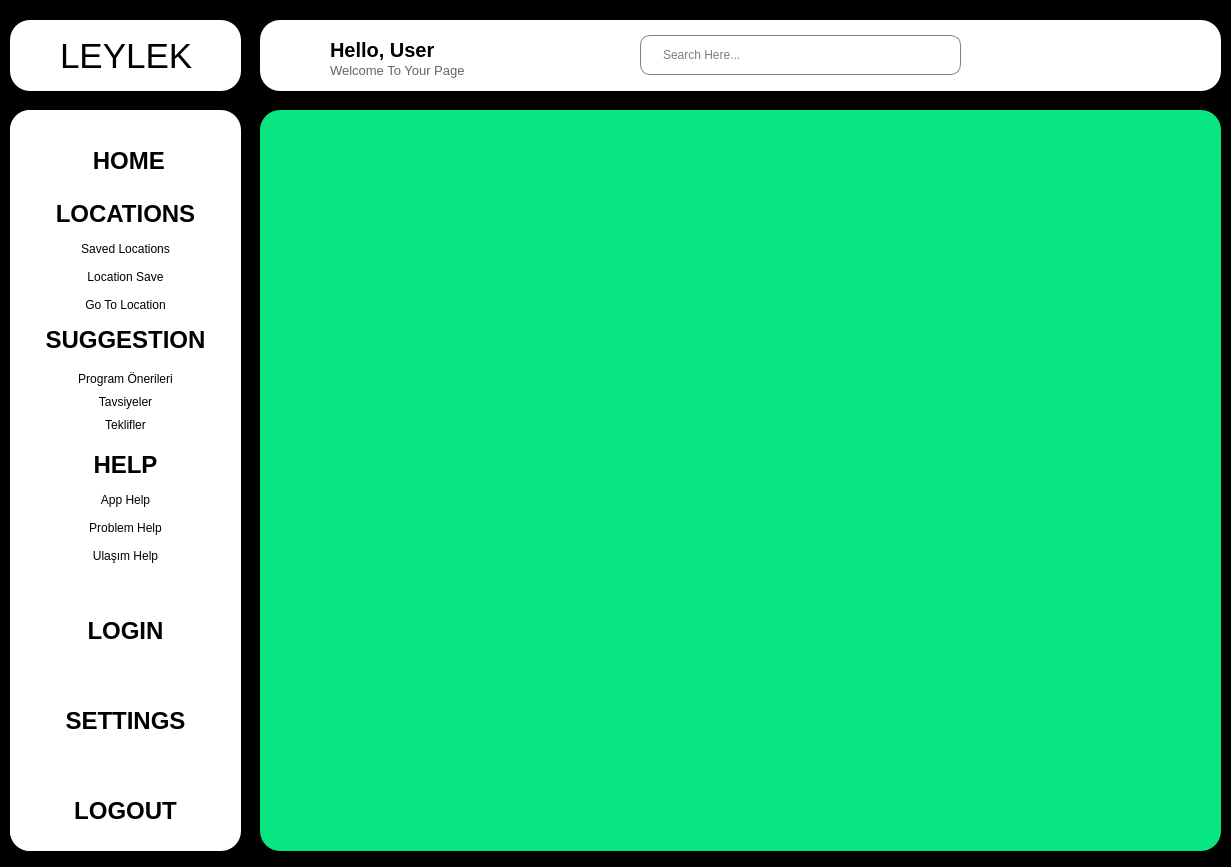
<?xml version="1.0" encoding="UTF-8"?>
<ui version="4.0">
 <class>MainWindow</class>
 <widget class="QMainWindow" name="MainWindow">
  <property name="geometry">
   <rect>
    <x>0</x>
    <y>0</y>
    <width>1231</width>
    <height>867</height>
   </rect>
  </property>
  <property name="windowTitle">
   <string>MainWindow</string>
  </property>
  <property name="styleSheet">
   <string notr="true">background-color: rgb(0, 0, 0);</string>
  </property>
  <widget class="QWidget" name="centralwidget">
   <widget class="QWidget" name="icon_only_widget" native="true">
    <property name="geometry">
     <rect>
      <x>10</x>
      <y>110</y>
      <width>91</width>
      <height>741</height>
     </rect>
    </property>
    <property name="styleSheet">
     <string notr="true">QWidget{
	background-color: rgb(255, 255, 255);
	border-radius: 20px;
}</string>
    </property>
    <widget class="QPushButton" name="home_qpushbuttosmall">
     <property name="geometry">
      <rect>
       <x>10</x>
       <y>10</y>
       <width>71</width>
       <height>81</height>
      </rect>
     </property>
     <property name="text">
      <string/>
     </property>
     <property name="icon">
      <iconset resource="resources.qrc">
       <normaloff>:/Icons/home.svg</normaloff>:/Icons/home.svg</iconset>
     </property>
     <property name="iconSize">
      <size>
       <width>48</width>
       <height>48</height>
      </size>
     </property>
    </widget>
    <widget class="QPushButton" name="location_qpushbuttosmall">
     <property name="geometry">
      <rect>
       <x>10</x>
       <y>110</y>
       <width>71</width>
       <height>81</height>
      </rect>
     </property>
     <property name="text">
      <string/>
     </property>
     <property name="icon">
      <iconset resource="resources.qrc">
       <normaloff>:/Icons/adresssvg.svg</normaloff>:/Icons/adresssvg.svg</iconset>
     </property>
     <property name="iconSize">
      <size>
       <width>48</width>
       <height>48</height>
      </size>
     </property>
    </widget>
    <widget class="QPushButton" name="help_qpushbuttosmall">
     <property name="geometry">
      <rect>
       <x>10</x>
       <y>290</y>
       <width>71</width>
       <height>81</height>
      </rect>
     </property>
     <property name="text">
      <string/>
     </property>
     <property name="icon">
      <iconset resource="resources.qrc">
       <normaloff>:/Icons/help.svg</normaloff>:/Icons/help.svg</iconset>
     </property>
     <property name="iconSize">
      <size>
       <width>48</width>
       <height>48</height>
      </size>
     </property>
    </widget>
    <widget class="QPushButton" name="suggestion_qpushbuttosmall">
     <property name="geometry">
      <rect>
       <x>10</x>
       <y>200</y>
       <width>71</width>
       <height>81</height>
      </rect>
     </property>
     <property name="text">
      <string/>
     </property>
     <property name="icon">
      <iconset resource="resources.qrc">
       <normaloff>:/Icons/suggestion1.png</normaloff>:/Icons/suggestion1.png</iconset>
     </property>
     <property name="iconSize">
      <size>
       <width>48</width>
       <height>48</height>
      </size>
     </property>
    </widget>
    <widget class="QPushButton" name="login_qpushbuttosmall">
     <property name="geometry">
      <rect>
       <x>10</x>
       <y>480</y>
       <width>71</width>
       <height>81</height>
      </rect>
     </property>
     <property name="text">
      <string/>
     </property>
     <property name="icon">
      <iconset resource="resources.qrc">
       <normaloff>:/Icons/login.svg</normaloff>:/Icons/login.svg</iconset>
     </property>
     <property name="iconSize">
      <size>
       <width>48</width>
       <height>48</height>
      </size>
     </property>
    </widget>
    <widget class="QPushButton" name="settings_qpushbuttosmall">
     <property name="geometry">
      <rect>
       <x>10</x>
       <y>570</y>
       <width>71</width>
       <height>81</height>
      </rect>
     </property>
     <property name="text">
      <string/>
     </property>
     <property name="icon">
      <iconset resource="resources.qrc">
       <normaloff>:/Icons/gear-solid.svg</normaloff>:/Icons/gear-solid.svg</iconset>
     </property>
     <property name="iconSize">
      <size>
       <width>48</width>
       <height>48</height>
      </size>
     </property>
    </widget>
    <widget class="QPushButton" name="logout_qpushbuttosmall">
     <property name="geometry">
      <rect>
       <x>10</x>
       <y>660</y>
       <width>71</width>
       <height>81</height>
      </rect>
     </property>
     <property name="text">
      <string/>
     </property>
     <property name="icon">
      <iconset resource="resources.qrc">
       <normaloff>:/Icons/loguot.svg</normaloff>:/Icons/loguot.svg</iconset>
     </property>
     <property name="iconSize">
      <size>
       <width>48</width>
       <height>48</height>
      </size>
     </property>
    </widget>
   </widget>
   <widget class="QWidget" name="main_screen_widget" native="true">
    <property name="geometry">
     <rect>
      <x>260</x>
      <y>110</y>
      <width>961</width>
      <height>741</height>
     </rect>
    </property>
    <property name="styleSheet">
     <string notr="true">background-color: rgb(156, 155, 155);
background-color: rgb(9, 229, 130);
border-radius: 20px;</string>
    </property>
    <widget class="QStackedWidget" name="stackedWidget">
     <property name="geometry">
      <rect>
       <x>10</x>
       <y>10</y>
       <width>941</width>
       <height>721</height>
      </rect>
     </property>
     <property name="mouseTracking">
      <bool>false</bool>
     </property>
     <property name="tabletTracking">
      <bool>false</bool>
     </property>
     <property name="autoFillBackground">
      <bool>false</bool>
     </property>
     <property name="currentIndex">
      <number>5</number>
     </property>
     <widget class="QWidget" name="home_page"/>
     <widget class="QWidget" name="locations_page"/>
     <widget class="QWidget" name="suggestion_page"/>
     <widget class="QWidget" name="help_page"/>
     <widget class="QWidget" name="login_page"/>
     <widget class="QWidget" name="settings_page"/>
    </widget>
   </widget>
   <widget class="QWidget" name="header_widget" native="true">
    <property name="geometry">
     <rect>
      <x>260</x>
      <y>20</y>
      <width>961</width>
      <height>71</height>
     </rect>
    </property>
    <property name="styleSheet">
     <string notr="true">QWidget{
	background-color: rgb(255, 255, 255);
	border-radius: 20px;
}</string>
    </property>
    <widget class="QLineEdit" name="search_bar">
     <property name="geometry">
      <rect>
       <x>380</x>
       <y>15</y>
       <width>321</width>
       <height>40</height>
      </rect>
     </property>
     <property name="styleSheet">
      <string notr="true">QLineEdit{
	padding-left:20px;
	border: 1px solid gray;
	border-radius: 10px;
}</string>
     </property>
     <property name="placeholderText">
      <string>Search Here...</string>
     </property>
    </widget>
    <widget class="QPushButton" name="pushButton">
     <property name="geometry">
      <rect>
       <x>20</x>
       <y>15</y>
       <width>40</width>
       <height>40</height>
      </rect>
     </property>
     <property name="styleSheet">
      <string notr="true">border:none;</string>
     </property>
     <property name="text">
      <string/>
     </property>
     <property name="icon">
      <iconset resource="resources.qrc">
       <normaloff>:/Icons/bars-solid.svg</normaloff>:/Icons/bars-solid.svg</iconset>
     </property>
     <property name="iconSize">
      <size>
       <width>29</width>
       <height>35</height>
      </size>
     </property>
     <property name="checkable">
      <bool>true</bool>
     </property>
    </widget>
    <widget class="QLabel" name="hello">
     <property name="geometry">
      <rect>
       <x>70</x>
       <y>20</y>
       <width>151</width>
       <height>20</height>
      </rect>
     </property>
     <property name="font">
      <font>
       <pointsize>15</pointsize>
       <weight>75</weight>
       <bold>true</bold>
      </font>
     </property>
     <property name="text">
      <string>Hello, User</string>
     </property>
    </widget>
    <widget class="QLabel" name="welcome">
     <property name="geometry">
      <rect>
       <x>70</x>
       <y>40</y>
       <width>221</width>
       <height>20</height>
      </rect>
     </property>
     <property name="font">
      <font>
       <pointsize>10</pointsize>
      </font>
     </property>
     <property name="styleSheet">
      <string notr="true">color: rgb(100, 100, 100);</string>
     </property>
     <property name="text">
      <string>Welcome To Your Page</string>
     </property>
    </widget>
    <widget class="QLabel" name="user_image">
     <property name="geometry">
      <rect>
       <x>870</x>
       <y>0</y>
       <width>70</width>
       <height>70</height>
      </rect>
     </property>
     <property name="text">
      <string/>
     </property>
     <property name="pixmap">
      <pixmap resource="resources1.qrc">:/Icons1/icons8-test-account-100.png</pixmap>
     </property>
     <property name="scaledContents">
      <bool>true</bool>
     </property>
    </widget>
    <widget class="QPushButton" name="pushButton_2">
     <property name="geometry">
      <rect>
       <x>710</x>
       <y>15</y>
       <width>40</width>
       <height>40</height>
      </rect>
     </property>
     <property name="styleSheet">
      <string notr="true">border:none;</string>
     </property>
     <property name="text">
      <string/>
     </property>
     <property name="icon">
      <iconset resource="resources.qrc">
       <normaloff>:/Icons/magnifying-glass-solid.svg</normaloff>:/Icons/magnifying-glass-solid.svg</iconset>
     </property>
     <property name="iconSize">
      <size>
       <width>29</width>
       <height>35</height>
      </size>
     </property>
     <property name="checkable">
      <bool>true</bool>
     </property>
    </widget>
   </widget>
   <widget class="QWidget" name="widget" native="true">
    <property name="geometry">
     <rect>
      <x>10</x>
      <y>20</y>
      <width>231</width>
      <height>71</height>
     </rect>
    </property>
    <property name="styleSheet">
     <string notr="true">QWidget{
	background-color: rgb(255, 255, 255);
	border-radius: 20px;
}</string>
    </property>
    <widget class="QLabel" name="leylek">
     <property name="geometry">
      <rect>
       <x>50</x>
       <y>20</y>
       <width>171</width>
       <height>31</height>
      </rect>
     </property>
     <property name="font">
      <font>
       <pointsize>26</pointsize>
      </font>
     </property>
     <property name="text">
      <string>LEYLEK</string>
     </property>
    </widget>
   </widget>
   <widget class="QWidget" name="icon_text_widget" native="true">
    <property name="geometry">
     <rect>
      <x>10</x>
      <y>110</y>
      <width>231</width>
      <height>741</height>
     </rect>
    </property>
    <property name="styleSheet">
     <string notr="true">QWidget{
	background-color: rgb(255, 255, 255);
	border-radius: 20px;
}</string>
    </property>
    <widget class="QPushButton" name="home_qpushbuttobig">
     <property name="geometry">
      <rect>
       <x>10</x>
       <y>10</y>
       <width>211</width>
       <height>81</height>
      </rect>
     </property>
     <property name="font">
      <font>
       <pointsize>18</pointsize>
       <weight>75</weight>
       <bold>true</bold>
      </font>
     </property>
     <property name="text">
      <string> HOME</string>
     </property>
     <property name="icon">
      <iconset resource="resources.qrc">
       <normaloff>:/Icons/home.svg</normaloff>:/Icons/home.svg</iconset>
     </property>
     <property name="iconSize">
      <size>
       <width>48</width>
       <height>48</height>
      </size>
     </property>
    </widget>
    <widget class="QPushButton" name="settings_qpushbuttobig">
     <property name="geometry">
      <rect>
       <x>10</x>
       <y>570</y>
       <width>211</width>
       <height>81</height>
      </rect>
     </property>
     <property name="font">
      <font>
       <pointsize>18</pointsize>
       <weight>75</weight>
       <bold>true</bold>
      </font>
     </property>
     <property name="text">
      <string>SETTINGS</string>
     </property>
     <property name="icon">
      <iconset resource="resources.qrc">
       <normaloff>:/Icons/gear-solid.svg</normaloff>:/Icons/gear-solid.svg</iconset>
     </property>
     <property name="iconSize">
      <size>
       <width>48</width>
       <height>48</height>
      </size>
     </property>
    </widget>
    <widget class="QPushButton" name="logn_qpushbuttobig">
     <property name="geometry">
      <rect>
       <x>10</x>
       <y>480</y>
       <width>211</width>
       <height>81</height>
      </rect>
     </property>
     <property name="font">
      <font>
       <pointsize>18</pointsize>
       <weight>75</weight>
       <bold>true</bold>
      </font>
     </property>
     <property name="text">
      <string>LOGIN</string>
     </property>
     <property name="icon">
      <iconset resource="resources.qrc">
       <normaloff>:/Icons/login.svg</normaloff>:/Icons/login.svg</iconset>
     </property>
     <property name="iconSize">
      <size>
       <width>48</width>
       <height>48</height>
      </size>
     </property>
    </widget>
    <widget class="QPushButton" name="logout_qpushbuttobig">
     <property name="geometry">
      <rect>
       <x>10</x>
       <y>660</y>
       <width>211</width>
       <height>81</height>
      </rect>
     </property>
     <property name="font">
      <font>
       <pointsize>18</pointsize>
       <weight>75</weight>
       <bold>true</bold>
      </font>
     </property>
     <property name="text">
      <string>LOGOUT</string>
     </property>
     <property name="icon">
      <iconset resource="resources.qrc">
       <normaloff>:/Icons/loguot.svg</normaloff>:/Icons/loguot.svg</iconset>
     </property>
     <property name="iconSize">
      <size>
       <width>48</width>
       <height>48</height>
      </size>
     </property>
    </widget>
    <widget class="QWidget" name="layoutWidget">
     <property name="geometry">
      <rect>
       <x>10</x>
       <y>90</y>
       <width>211</width>
       <height>371</height>
      </rect>
     </property>
     <layout class="QVBoxLayout" name="verticalLayout_7">
      <item>
       <widget class="QFrame" name="locations">
        <property name="frameShape">
         <enum>QFrame::StyledPanel</enum>
        </property>
        <property name="frameShadow">
         <enum>QFrame::Raised</enum>
        </property>
        <layout class="QVBoxLayout" name="verticalLayout_3">
         <property name="leftMargin">
          <number>0</number>
         </property>
         <property name="topMargin">
          <number>0</number>
         </property>
         <property name="rightMargin">
          <number>0</number>
         </property>
         <property name="bottomMargin">
          <number>0</number>
         </property>
         <item>
          <widget class="QPushButton" name="locations_qpushbuttobig">
           <property name="font">
            <font>
             <pointsize>18</pointsize>
             <weight>75</weight>
             <bold>true</bold>
            </font>
           </property>
           <property name="text">
            <string>LOCATIONS</string>
           </property>
           <property name="icon">
            <iconset resource="resources.qrc">
             <normaloff>:/Icons/adresssvg.svg</normaloff>:/Icons/adresssvg.svg</iconset>
           </property>
           <property name="iconSize">
            <size>
             <width>48</width>
             <height>48</height>
            </size>
           </property>
           <property name="checkable">
            <bool>true</bool>
           </property>
          </widget>
         </item>
         <item>
          <widget class="QFrame" name="locations_dropdown">
           <property name="frameShape">
            <enum>QFrame::StyledPanel</enum>
           </property>
           <property name="frameShadow">
            <enum>QFrame::Raised</enum>
           </property>
           <layout class="QVBoxLayout" name="verticalLayout_2">
            <property name="leftMargin">
             <number>0</number>
            </property>
            <property name="topMargin">
             <number>0</number>
            </property>
            <property name="rightMargin">
             <number>0</number>
            </property>
            <property name="bottomMargin">
             <number>0</number>
            </property>
            <item>
             <widget class="QPushButton" name="saved">
              <property name="text">
               <string>Saved Locations</string>
              </property>
              <property name="checkable">
               <bool>true</bool>
              </property>
             </widget>
            </item>
            <item>
             <widget class="QPushButton" name="locationsave">
              <property name="text">
               <string>Location Save</string>
              </property>
              <property name="checkable">
               <bool>true</bool>
              </property>
             </widget>
            </item>
            <item>
             <widget class="QPushButton" name="goto_2">
              <property name="text">
               <string>Go To Location</string>
              </property>
              <property name="checkable">
               <bool>true</bool>
              </property>
             </widget>
            </item>
           </layout>
          </widget>
         </item>
        </layout>
       </widget>
      </item>
      <item>
       <widget class="QFrame" name="suggestion">
        <property name="frameShape">
         <enum>QFrame::StyledPanel</enum>
        </property>
        <property name="frameShadow">
         <enum>QFrame::Raised</enum>
        </property>
        <layout class="QVBoxLayout" name="verticalLayout">
         <property name="leftMargin">
          <number>0</number>
         </property>
         <property name="topMargin">
          <number>0</number>
         </property>
         <property name="rightMargin">
          <number>0</number>
         </property>
         <property name="bottomMargin">
          <number>0</number>
         </property>
         <item>
          <widget class="QPushButton" name="suggestion_qpushbuttobig">
           <property name="font">
            <font>
             <pointsize>18</pointsize>
             <weight>75</weight>
             <bold>true</bold>
            </font>
           </property>
           <property name="text">
            <string>SUGGESTION</string>
           </property>
           <property name="icon">
            <iconset resource="resources.qrc">
             <normaloff>:/Icons/suggestion1.png</normaloff>:/Icons/suggestion1.png</iconset>
           </property>
           <property name="iconSize">
            <size>
             <width>48</width>
             <height>48</height>
            </size>
           </property>
           <property name="checkable">
            <bool>true</bool>
           </property>
          </widget>
         </item>
         <item>
          <widget class="QFrame" name="suggestion_dropdown">
           <property name="frameShape">
            <enum>QFrame::StyledPanel</enum>
           </property>
           <property name="frameShadow">
            <enum>QFrame::Raised</enum>
           </property>
           <layout class="QVBoxLayout" name="verticalLayout_4">
            <item>
             <widget class="QPushButton" name="programonerileri">
              <property name="text">
               <string>Program Önerileri</string>
              </property>
              <property name="checkable">
               <bool>true</bool>
              </property>
             </widget>
            </item>
            <item>
             <widget class="QPushButton" name="tavsiyeler">
              <property name="text">
               <string>Tavsiyeler</string>
              </property>
              <property name="checkable">
               <bool>true</bool>
              </property>
             </widget>
            </item>
            <item>
             <widget class="QPushButton" name="teklifler">
              <property name="text">
               <string>Teklifler</string>
              </property>
              <property name="checkable">
               <bool>true</bool>
              </property>
             </widget>
            </item>
           </layout>
          </widget>
         </item>
        </layout>
       </widget>
      </item>
      <item>
       <widget class="QFrame" name="help">
        <property name="frameShape">
         <enum>QFrame::StyledPanel</enum>
        </property>
        <property name="frameShadow">
         <enum>QFrame::Raised</enum>
        </property>
        <layout class="QVBoxLayout" name="verticalLayout_5">
         <property name="leftMargin">
          <number>0</number>
         </property>
         <property name="topMargin">
          <number>0</number>
         </property>
         <property name="rightMargin">
          <number>0</number>
         </property>
         <property name="bottomMargin">
          <number>0</number>
         </property>
         <item>
          <widget class="QPushButton" name="help_qpushbuttobig">
           <property name="font">
            <font>
             <pointsize>18</pointsize>
             <weight>75</weight>
             <bold>true</bold>
            </font>
           </property>
           <property name="text">
            <string>HELP</string>
           </property>
           <property name="icon">
            <iconset resource="resources.qrc">
             <normaloff>:/Icons/help.svg</normaloff>:/Icons/help.svg</iconset>
           </property>
           <property name="iconSize">
            <size>
             <width>48</width>
             <height>48</height>
            </size>
           </property>
           <property name="checkable">
            <bool>true</bool>
           </property>
          </widget>
         </item>
         <item>
          <widget class="QFrame" name="help_dropdown">
           <property name="frameShape">
            <enum>QFrame::StyledPanel</enum>
           </property>
           <property name="frameShadow">
            <enum>QFrame::Raised</enum>
           </property>
           <layout class="QVBoxLayout" name="verticalLayout_6">
            <property name="leftMargin">
             <number>0</number>
            </property>
            <property name="topMargin">
             <number>0</number>
            </property>
            <property name="rightMargin">
             <number>0</number>
            </property>
            <property name="bottomMargin">
             <number>0</number>
            </property>
            <item>
             <widget class="QPushButton" name="pushButton_5">
              <property name="text">
               <string>App Help</string>
              </property>
             </widget>
            </item>
            <item>
             <widget class="QPushButton" name="pushButton_6">
              <property name="text">
               <string>Problem Help</string>
              </property>
              <property name="checkable">
               <bool>true</bool>
              </property>
             </widget>
            </item>
            <item>
             <widget class="QPushButton" name="ulasmhelp">
              <property name="text">
               <string>Ulaşım Help</string>
              </property>
              <property name="checkable">
               <bool>true</bool>
              </property>
             </widget>
            </item>
           </layout>
          </widget>
         </item>
        </layout>
       </widget>
      </item>
     </layout>
    </widget>
   </widget>
   <zorder>icon_only_widget</zorder>
   <zorder>icon_text_widget</zorder>
   <zorder>main_screen_widget</zorder>
   <zorder>header_widget</zorder>
   <zorder>widget</zorder>
  </widget>
 </widget>
 <resources>
  <include location="resources.qrc"/>
  <include location="resources1.qrc"/>
 </resources>
 <connections>
  <connection>
   <sender>pushButton</sender>
   <signal>toggled(bool)</signal>
   <receiver>icon_only_widget</receiver>
   <slot>setVisible(bool)</slot>
   <hints>
    <hint type="sourcelabel">
     <x>419</x>
     <y>55</y>
    </hint>
    <hint type="destinationlabel">
     <x>100</x>
     <y>148</y>
    </hint>
   </hints>
  </connection>
  <connection>
   <sender>pushButton</sender>
   <signal>toggled(bool)</signal>
   <receiver>icon_text_widget</receiver>
   <slot>setHidden(bool)</slot>
   <hints>
    <hint type="sourcelabel">
     <x>420</x>
     <y>62</y>
    </hint>
    <hint type="destinationlabel">
     <x>342</x>
     <y>171</y>
    </hint>
   </hints>
  </connection>
  <connection>
   <sender>locations_qpushbuttobig</sender>
   <signal>toggled(bool)</signal>
   <receiver>locations_dropdown</receiver>
   <slot>setHidden(bool)</slot>
   <hints>
    <hint type="sourcelabel">
     <x>135</x>
     <y>222</y>
    </hint>
    <hint type="destinationlabel">
     <x>229</x>
     <y>301</y>
    </hint>
   </hints>
  </connection>
  <connection>
   <sender>suggestion_qpushbuttobig</sender>
   <signal>toggled(bool)</signal>
   <receiver>suggestion_dropdown</receiver>
   <slot>setHidden(bool)</slot>
   <hints>
    <hint type="sourcelabel">
     <x>181</x>
     <y>334</y>
    </hint>
    <hint type="destinationlabel">
     <x>214</x>
     <y>404</y>
    </hint>
   </hints>
  </connection>
  <connection>
   <sender>help_qpushbuttobig</sender>
   <signal>toggled(bool)</signal>
   <receiver>help_dropdown</receiver>
   <slot>setHidden(bool)</slot>
   <hints>
    <hint type="sourcelabel">
     <x>189</x>
     <y>487</y>
    </hint>
    <hint type="destinationlabel">
     <x>187</x>
     <y>531</y>
    </hint>
   </hints>
  </connection>
 </connections>
</ui>
